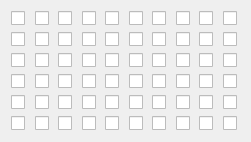
   <widget class="QWidget" name="layoutWidget_2">
    <property name="geometry">
     <rect>
      <x>43</x>
      <y>354</y>
      <width>251</width>
      <height>124</height>
     </rect>
    </property>
    <layout class="QGridLayout" name="gridLayout_3">
     <item row="3" column="3">
      <widget class="QCheckBox" name="F4">
       <property name="text">
        <string/>
       </property>
       <property name="checkable">
        <bool>true</bool>
       </property>
       <property name="checked">
        <bool>false</bool>
       </property>
       <property name="tristate">
        <bool>false</bool>
       </property>
      </widget>
     </item>
     <item row="2" column="7">
      <widget class="QCheckBox" name="E8">
       <property name="text">
        <string/>
       </property>
       <property name="checkable">
        <bool>true</bool>
       </property>
       <property name="checked">
        <bool>false</bool>
       </property>
       <property name="tristate">
        <bool>false</bool>
       </property>
      </widget>
     </item>
     <item row="1" column="7">
      <widget class="QCheckBox" name="D8">
       <property name="text">
        <string/>
       </property>
       <property name="checkable">
        <bool>true</bool>
       </property>
       <property name="checked">
        <bool>false</bool>
       </property>
       <property name="tristate">
        <bool>false</bool>
       </property>
      </widget>
     </item>
     <item row="1" column="8">
      <widget class="QCheckBox" name="D9">
       <property name="text">
        <string/>
       </property>
       <property name="checkable">
        <bool>true</bool>
       </property>
       <property name="checked">
        <bool>false</bool>
       </property>
       <property name="tristate">
        <bool>false</bool>
       </property>
      </widget>
     </item>
     <item row="2" column="9">
      <widget class="QCheckBox" name="E10">
       <property name="text">
        <string/>
       </property>
       <property name="checkable">
        <bool>true</bool>
       </property>
       <property name="checked">
        <bool>false</bool>
       </property>
       <property name="tristate">
        <bool>false</bool>
       </property>
      </widget>
     </item>
     <item row="1" column="5">
      <widget class="QCheckBox" name="D6">
       <property name="text">
        <string/>
       </property>
       <property name="checkable">
        <bool>true</bool>
       </property>
       <property name="checked">
        <bool>false</bool>
       </property>
       <property name="tristate">
        <bool>false</bool>
       </property>
      </widget>
     </item>
     <item row="1" column="9">
      <widget class="QCheckBox" name="D10">
       <property name="text">
        <string/>
       </property>
       <property name="checkable">
        <bool>true</bool>
       </property>
       <property name="checked">
        <bool>false</bool>
       </property>
       <property name="tristate">
        <bool>false</bool>
       </property>
      </widget>
     </item>
     <item row="1" column="6">
      <widget class="QCheckBox" name="D7">
       <property name="text">
        <string/>
       </property>
       <property name="checkable">
        <bool>true</bool>
       </property>
       <property name="checked">
        <bool>false</bool>
       </property>
       <property name="tristate">
        <bool>false</bool>
       </property>
      </widget>
     </item>
     <item row="1" column="0">
      <widget class="QCheckBox" name="D1">
       <property name="text">
        <string/>
       </property>
       <property name="checkable">
        <bool>true</bool>
       </property>
       <property name="checked">
        <bool>false</bool>
       </property>
       <property name="tristate">
        <bool>false</bool>
       </property>
      </widget>
     </item>
     <item row="1" column="1">
      <widget class="QCheckBox" name="D2">
       <property name="text">
        <string/>
       </property>
       <property name="checkable">
        <bool>true</bool>
       </property>
       <property name="checked">
        <bool>false</bool>
       </property>
       <property name="tristate">
        <bool>false</bool>
       </property>
      </widget>
     </item>
     <item row="1" column="3">
      <widget class="QCheckBox" name="D4">
       <property name="text">
        <string/>
       </property>
       <property name="checkable">
        <bool>true</bool>
       </property>
       <property name="checked">
        <bool>false</bool>
       </property>
       <property name="tristate">
        <bool>false</bool>
       </property>
      </widget>
     </item>
     <item row="0" column="8">
      <widget class="QCheckBox" name="C9">
       <property name="text">
        <string/>
       </property>
      </widget>
     </item>
     <item row="0" column="6">
      <widget class="QCheckBox" name="C7">
       <property name="text">
        <string/>
       </property>
      </widget>
     </item>
     <item row="1" column="4">
      <widget class="QCheckBox" name="D5">
       <property name="text">
        <string/>
       </property>
       <property name="checkable">
        <bool>true</bool>
       </property>
       <property name="checked">
        <bool>false</bool>
       </property>
       <property name="tristate">
        <bool>false</bool>
       </property>
      </widget>
     </item>
     <item row="1" column="2">
      <widget class="QCheckBox" name="D3">
       <property name="text">
        <string/>
       </property>
       <property name="checkable">
        <bool>true</bool>
       </property>
       <property name="checked">
        <bool>false</bool>
       </property>
       <property name="tristate">
        <bool>false</bool>
       </property>
      </widget>
     </item>
     <item row="0" column="7">
      <widget class="QCheckBox" name="C8">
       <property name="text">
        <string/>
       </property>
      </widget>
     </item>
     <item row="0" column="4">
      <widget class="QCheckBox" name="C5">
       <property name="text">
        <string/>
       </property>
      </widget>
     </item>
     <item row="0" column="9">
      <widget class="QCheckBox" name="C10">
       <property name="text">
        <string/>
       </property>
      </widget>
     </item>
     <item row="3" column="5">
      <widget class="QCheckBox" name="F6">
       <property name="text">
        <string/>
       </property>
       <property name="checkable">
        <bool>true</bool>
       </property>
       <property name="checked">
        <bool>false</bool>
       </property>
       <property name="tristate">
        <bool>false</bool>
       </property>
      </widget>
     </item>
     <item row="4" column="2">
      <widget class="QCheckBox" name="G3">
       <property name="text">
        <string/>
       </property>
       <property name="checkable">
        <bool>true</bool>
       </property>
       <property name="checked">
        <bool>false</bool>
       </property>
       <property name="tristate">
        <bool>false</bool>
       </property>
      </widget>
     </item>
     <item row="3" column="8">
      <widget class="QCheckBox" name="F9">
       <property name="text">
        <string/>
       </property>
       <property name="checkable">
        <bool>true</bool>
       </property>
       <property name="checked">
        <bool>false</bool>
       </property>
       <property name="tristate">
        <bool>false</bool>
       </property>
      </widget>
     </item>
     <item row="2" column="6">
      <widget class="QCheckBox" name="E7">
       <property name="text">
        <string/>
       </property>
       <property name="checkable">
        <bool>true</bool>
       </property>
       <property name="checked">
        <bool>false</bool>
       </property>
       <property name="tristate">
        <bool>false</bool>
       </property>
      </widget>
     </item>
     <item row="3" column="6">
      <widget class="QCheckBox" name="F7">
       <property name="text">
        <string/>
       </property>
       <property name="checkable">
        <bool>true</bool>
       </property>
       <property name="checked">
        <bool>false</bool>
       </property>
       <property name="tristate">
        <bool>false</bool>
       </property>
      </widget>
     </item>
     <item row="3" column="9">
      <widget class="QCheckBox" name="F10">
       <property name="text">
        <string/>
       </property>
       <property name="checkable">
        <bool>true</bool>
       </property>
       <property name="checked">
        <bool>false</bool>
       </property>
       <property name="tristate">
        <bool>false</bool>
       </property>
      </widget>
     </item>
     <item row="3" column="7">
      <widget class="QCheckBox" name="F8">
       <property name="text">
        <string/>
       </property>
       <property name="checkable">
        <bool>true</bool>
       </property>
       <property name="checked">
        <bool>false</bool>
       </property>
       <property name="tristate">
        <bool>false</bool>
       </property>
      </widget>
     </item>
     <item row="2" column="5">
      <widget class="QCheckBox" name="E6">
       <property name="text">
        <string/>
       </property>
       <property name="checkable">
        <bool>true</bool>
       </property>
       <property name="checked">
        <bool>false</bool>
       </property>
       <property name="tristate">
        <bool>false</bool>
       </property>
      </widget>
     </item>
     <item row="4" column="3">
      <widget class="QCheckBox" name="G4">
       <property name="text">
        <string/>
       </property>
       <property name="checkable">
        <bool>true</bool>
       </property>
       <property name="checked">
        <bool>false</bool>
       </property>
       <property name="tristate">
        <bool>false</bool>
       </property>
      </widget>
     </item>
     <item row="2" column="2">
      <widget class="QCheckBox" name="E3">
       <property name="text">
        <string/>
       </property>
       <property name="checkable">
        <bool>true</bool>
       </property>
       <property name="checked">
        <bool>false</bool>
       </property>
       <property name="tristate">
        <bool>false</bool>
       </property>
      </widget>
     </item>
     <item row="0" column="3">
      <widget class="QCheckBox" name="C4">
       <property name="text">
        <string/>
       </property>
      </widget>
     </item>
     <item row="5" column="1">
      <widget class="QCheckBox" name="H2">
       <property name="text">
        <string/>
       </property>
       <property name="checkable">
        <bool>true</bool>
       </property>
       <property name="checked">
        <bool>false</bool>
       </property>
       <property name="tristate">
        <bool>false</bool>
       </property>
      </widget>
     </item>
     <item row="0" column="2">
      <widget class="QCheckBox" name="C3">
       <property name="text">
        <string/>
       </property>
      </widget>
     </item>
     <item row="0" column="1">
      <widget class="QCheckBox" name="C2">
       <property name="text">
        <string/>
       </property>
      </widget>
     </item>
     <item row="0" column="0">
      <widget class="QCheckBox" name="C1">
       <property name="text">
        <string/>
       </property>
       <property name="checkable">
        <bool>true</bool>
       </property>
       <property name="checked">
        <bool>false</bool>
       </property>
       <property name="tristate">
        <bool>false</bool>
       </property>
      </widget>
     </item>
     <item row="5" column="2">
      <widget class="QCheckBox" name="H3">
       <property name="text">
        <string/>
       </property>
       <property name="checkable">
        <bool>true</bool>
       </property>
       <property name="checked">
        <bool>false</bool>
       </property>
       <property name="tristate">
        <bool>false</bool>
       </property>
      </widget>
     </item>
     <item row="0" column="5">
      <widget class="QCheckBox" name="C6">
       <property name="text">
        <string/>
       </property>
      </widget>
     </item>
     <item row="5" column="3">
      <widget class="QCheckBox" name="H4">
       <property name="text">
        <string/>
       </property>
       <property name="checkable">
        <bool>true</bool>
       </property>
       <property name="checked">
        <bool>false</bool>
       </property>
       <property name="tristate">
        <bool>false</bool>
       </property>
      </widget>
     </item>
     <item row="2" column="0">
      <widget class="QCheckBox" name="E1">
       <property name="text">
        <string/>
       </property>
       <property name="checkable">
        <bool>true</bool>
       </property>
       <property name="checked">
        <bool>false</bool>
       </property>
       <property name="tristate">
        <bool>false</bool>
       </property>
      </widget>
     </item>
     <item row="4" column="0">
      <widget class="QCheckBox" name="G1">
       <property name="text">
        <string/>
       </property>
       <property name="checkable">
        <bool>true</bool>
       </property>
       <property name="checked">
        <bool>false</bool>
       </property>
       <property name="tristate">
        <bool>false</bool>
       </property>
      </widget>
     </item>
     <item row="4" column="1">
      <widget class="QCheckBox" name="G2">
       <property name="text">
        <string/>
       </property>
       <property name="checkable">
        <bool>true</bool>
       </property>
       <property name="checked">
        <bool>false</bool>
       </property>
       <property name="tristate">
        <bool>false</bool>
       </property>
      </widget>
     </item>
     <item row="2" column="1">
      <widget class="QCheckBox" name="E2">
       <property name="text">
        <string/>
       </property>
       <property name="checkable">
        <bool>true</bool>
       </property>
       <property name="checked">
        <bool>false</bool>
       </property>
       <property name="tristate">
        <bool>false</bool>
       </property>
      </widget>
     </item>
     <item row="3" column="1">
      <widget class="QCheckBox" name="F2">
       <property name="text">
        <string/>
       </property>
       <property name="checkable">
        <bool>true</bool>
       </property>
       <property name="checked">
        <bool>false</bool>
       </property>
       <property name="tristate">
        <bool>false</bool>
       </property>
      </widget>
     </item>
     <item row="3" column="2">
      <widget class="QCheckBox" name="F3">
       <property name="text">
        <string/>
       </property>
       <property name="checkable">
        <bool>true</bool>
       </property>
       <property name="checked">
        <bool>false</bool>
       </property>
       <property name="tristate">
        <bool>false</bool>
       </property>
      </widget>
     </item>
     <item row="2" column="3">
      <widget class="QCheckBox" name="E4">
       <property name="text">
        <string/>
       </property>
       <property name="checkable">
        <bool>true</bool>
       </property>
       <property name="checked">
        <bool>false</bool>
       </property>
       <property name="tristate">
        <bool>false</bool>
       </property>
      </widget>
     </item>
     <item row="3" column="4">
      <widget class="QCheckBox" name="F5">
       <property name="text">
        <string/>
       </property>
       <property name="checkable">
        <bool>true</bool>
       </property>
       <property name="checked">
        <bool>false</bool>
       </property>
       <property name="tristate">
        <bool>false</bool>
       </property>
      </widget>
     </item>
     <item row="5" column="4">
      <widget class="QCheckBox" name="H5">
       <property name="text">
        <string/>
       </property>
       <property name="checkable">
        <bool>true</bool>
       </property>
       <property name="checked">
        <bool>false</bool>
       </property>
       <property name="tristate">
        <bool>false</bool>
       </property>
      </widget>
     </item>
     <item row="2" column="4">
      <widget class="QCheckBox" name="E5">
       <property name="text">
        <string/>
       </property>
       <property name="checkable">
        <bool>true</bool>
       </property>
       <property name="checked">
        <bool>false</bool>
       </property>
       <property name="tristate">
        <bool>false</bool>
       </property>
      </widget>
     </item>
     <item row="3" column="0">
      <widget class="QCheckBox" name="F1">
       <property name="text">
        <string/>
       </property>
       <property name="checkable">
        <bool>true</bool>
       </property>
       <property name="checked">
        <bool>false</bool>
       </property>
       <property name="tristate">
        <bool>false</bool>
       </property>
      </widget>
     </item>
     <item row="4" column="4">
      <widget class="QCheckBox" name="G5">
       <property name="text">
        <string/>
       </property>
       <property name="checkable">
        <bool>true</bool>
       </property>
       <property name="checked">
        <bool>false</bool>
       </property>
       <property name="tristate">
        <bool>false</bool>
       </property>
      </widget>
     </item>
     <item row="5" column="0">
      <widget class="QCheckBox" name="H1">
       <property name="text">
        <string/>
       </property>
       <property name="checkable">
        <bool>true</bool>
       </property>
       <property name="checked">
        <bool>false</bool>
       </property>
       <property name="tristate">
        <bool>false</bool>
       </property>
      </widget>
     </item>
     <item row="2" column="8">
      <widget class="QCheckBox" name="E9">
       <property name="text">
        <string/>
       </property>
       <property name="checkable">
        <bool>true</bool>
       </property>
       <property name="checked">
        <bool>false</bool>
       </property>
       <property name="tristate">
        <bool>false</bool>
       </property>
      </widget>
     </item>
     <item row="4" column="5">
      <widget class="QCheckBox" name="G6">
       <property name="text">
        <string/>
       </property>
       <property name="checkable">
        <bool>true</bool>
       </property>
       <property name="checked">
        <bool>false</bool>
       </property>
       <property name="tristate">
        <bool>false</bool>
       </property>
      </widget>
     </item>
     <item row="4" column="6">
      <widget class="QCheckBox" name="G7">
       <property name="text">
        <string/>
       </property>
       <property name="checkable">
        <bool>true</bool>
       </property>
       <property name="checked">
        <bool>false</bool>
       </property>
       <property name="tristate">
        <bool>false</bool>
       </property>
      </widget>
     </item>
     <item row="4" column="7">
      <widget class="QCheckBox" name="G8">
       <property name="text">
        <string/>
       </property>
       <property name="checkable">
        <bool>true</bool>
       </property>
       <property name="checked">
        <bool>false</bool>
       </property>
       <property name="tristate">
        <bool>false</bool>
       </property>
      </widget>
     </item>
     <item row="4" column="8">
      <widget class="QCheckBox" name="G9">
       <property name="text">
        <string/>
       </property>
       <property name="checkable">
        <bool>true</bool>
       </property>
       <property name="checked">
        <bool>false</bool>
       </property>
       <property name="tristate">
        <bool>false</bool>
       </property>
      </widget>
     </item>
     <item row="4" column="9">
      <widget class="QCheckBox" name="G10">
       <property name="text">
        <string/>
       </property>
       <property name="checkable">
        <bool>true</bool>
       </property>
       <property name="checked">
        <bool>false</bool>
       </property>
       <property name="tristate">
        <bool>false</bool>
       </property>
      </widget>
     </item>
     <item row="5" column="5">
      <widget class="QCheckBox" name="H6">
       <property name="text">
        <string/>
       </property>
       <property name="checkable">
        <bool>true</bool>
       </property>
       <property name="checked">
        <bool>false</bool>
       </property>
       <property name="tristate">
        <bool>false</bool>
       </property>
      </widget>
     </item>
     <item row="5" column="6">
      <widget class="QCheckBox" name="H7">
       <property name="text">
        <string/>
       </property>
       <property name="checkable">
        <bool>true</bool>
       </property>
       <property name="checked">
        <bool>false</bool>
       </property>
       <property name="tristate">
        <bool>false</bool>
       </property>
      </widget>
     </item>
     <item row="5" column="7">
      <widget class="QCheckBox" name="H8">
       <property name="text">
        <string/>
       </property>
       <property name="checkable">
        <bool>true</bool>
       </property>
       <property name="checked">
        <bool>false</bool>
       </property>
       <property name="tristate">
        <bool>false</bool>
       </property>
      </widget>
     </item>
     <item row="5" column="8">
      <widget class="QCheckBox" name="H9">
       <property name="text">
        <string/>
       </property>
       <property name="checkable">
        <bool>true</bool>
       </property>
       <property name="checked">
        <bool>false</bool>
       </property>
       <property name="tristate">
        <bool>false</bool>
       </property>
      </widget>
     </item>
     <item row="5" column="9">
      <widget class="QCheckBox" name="H10">
       <property name="text">
        <string/>
       </property>
       <property name="checkable">
        <bool>true</bool>
       </property>
       <property name="checked">
        <bool>false</bool>
       </property>
       <property name="tristate">
        <bool>false</bool>
       </property>
      </widget>
     </item>
    </layout>
   </widget>
